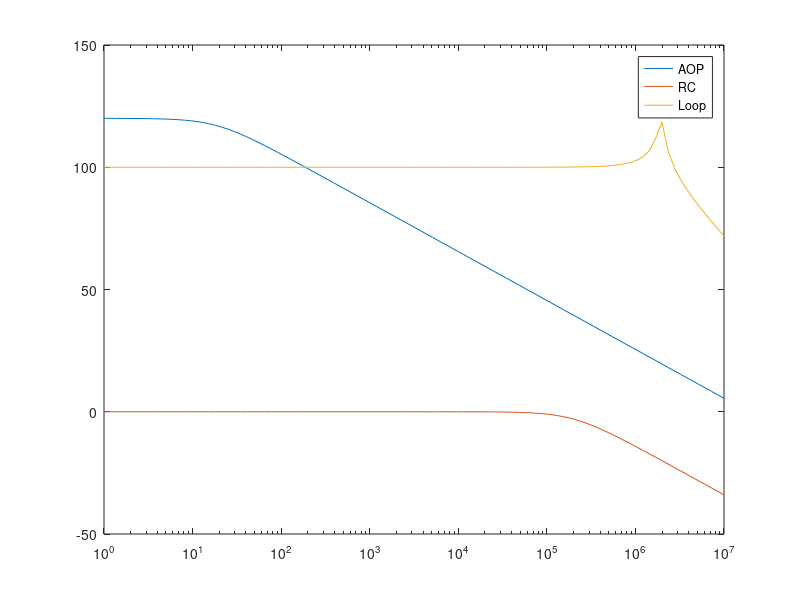

Here is the MATLAB script that generated this plot:
Rt = 1e5;
C = 5e-11;
A0 = 1e6;
GBP = 3e6;
w0 = 2*pi*GBP/A0;

w = logspace(0, 7, 101);

num_A = [A0];
den_A = [1/w0 1];
tf_A = tf(num_A, den_A)
[mag_A,phase_A,wout_A] = bode(tf_A, w);

num_B = [1];
den_B = [Rt*C 1];
tf_B = tf(num_B, den_B)
[mag_B,phase_B,wout_B] = bode(tf_B, w);

num_BB = [Rt];
den_BB = [Rt*C 1];
tf_BB = tf(num_BB, den_BB);

tf_G = series(tf_BB, feedback(tf_A, tf_B))
[mag_G,phase_G,wout_G] = bode(tf_G, w);


figure()
semilogx(w, 20*log10(squeeze(mag_A)), 'DisplayName','AOP')
hold on;
semilogx(w, 20*log10(squeeze(mag_B)), 'DisplayName','RC')
semilogx(w, 20*log10(squeeze(mag_G)), 'DisplayName','Loop')
legend()
